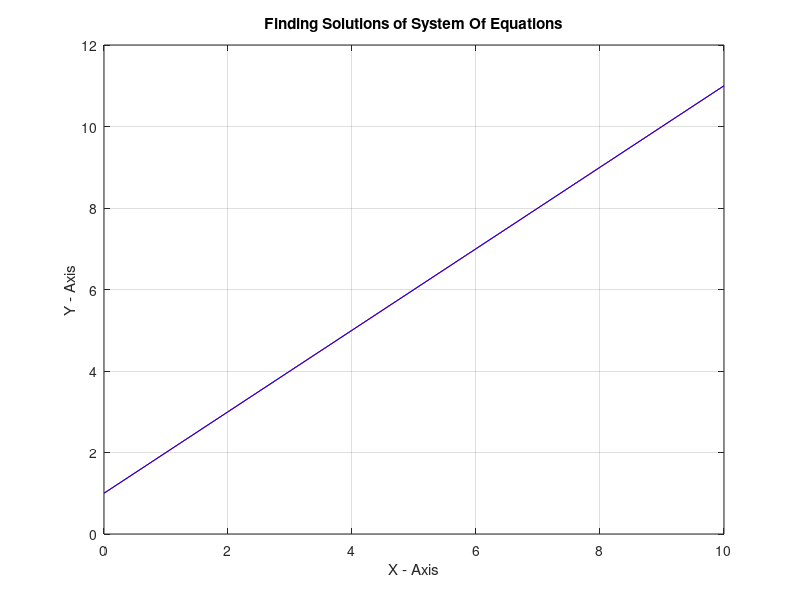

Here is the MATLAB script that generated this plot:
%  Author Anish Kumar Arya
%  Email - anisharya16@gmail.com

clf
clc
 clear all  % For Clearing The Screen
 close all  % For Closing Any Other Running Source Code
 
 % Co-ordinates Of X-Axis With Interval = 1
 x=0:1:10;
 
 % Values Required For First Equation
 m1 = input('Enter the value of m1: ')
 c1 = input('Enter The value of c1: ')
 coeff1 = input('Enter the coefficient of y1: ')
 
 % Values Required For Second Equation
 m2 = input('Enter The value of m2: ')
 c2 = input('Enter The value of c2: ')
 coeff2 = input('Enter the coefficient of y2: ')
 
 % System Of Equations
 y1 = ((m1)*(x) + c1)*(1/coeff1);
 y2 = ((m2)*(x) + c2)*(1/coeff2);
 
 % Plotting Graphs Of Both Equations
 plot(x,y1,'r')  % Red Color Denotes First Equation
 hold on
 plot(x,y2,'b')  % Blue Color Denotes Second Equation
 
 % General Informations
 title('Finding Solutions of System Of Equations')
 xlabel('X - Axis')
 ylabel('Y - Axis')
 
 % Values Of Intersection Point (IF FOUND!!)
 intersection_point = find(y1==y2)
 
 % For Displaying Grid In The Graph
 grid on